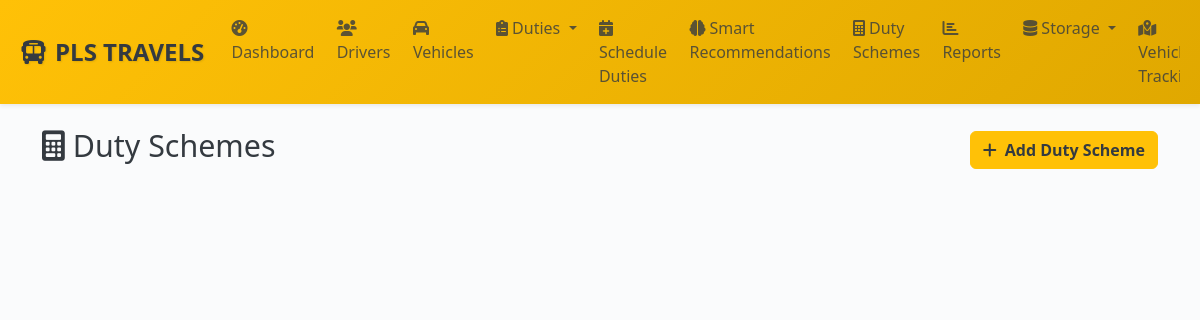
The app's page /admin/duty-schemes (signed in), older data.
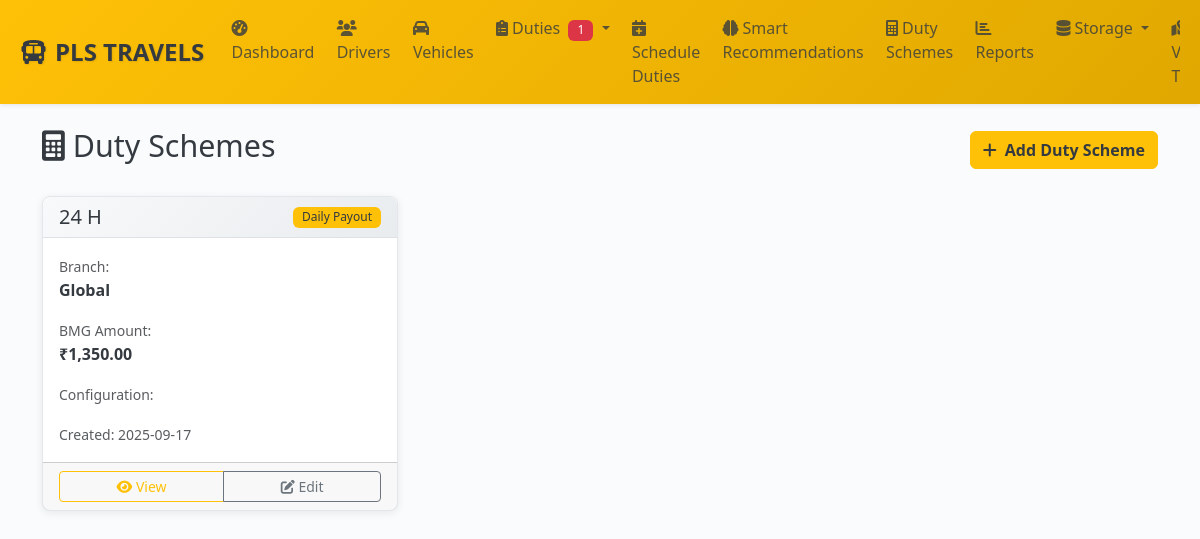
The same page, newer data.
### models.py (models this page shows, shortened)
class DutyScheme(db.Model):
    __tablename__ = 'duty_schemes'
    id = db.Column(db.Integer, primary_key=True)
    uuid = db.Column(db.String(36), unique=True, nullable=False, default=lambda: str(uuid.uuid4()))
    branch_id = db.Column(db.Integer, db.ForeignKey('branches.id'), nullable=True)  # NULL for global
    vehicle_type_id = db.Column(db.Integer, db.ForeignKey('vehicle_types.id'), nullable=True)
    name = db.Column(db.String(100), nullable=False, index=True)
    description = db.Column(db.Text)
    scheme_type = db.Column(db.String(20), nullable=False, index=True)  # scheme_1, scheme_2, scheme_3, scheme_4, scheme_5
    configuration = db.Column(db.Text)  # JSON configuration
    calculation_formula = db.Column(db.Text)  # Mathematical formula for salary calculation
    minimum_guarantee = db.Column(db.Float, default=0.0)
    maximum_earning_cap = db.Column(db.Float)
    effective_from = db.Column(db.Date, nullable=False)
    effective_until = db.Column(db.Date)
    applicable_days = db.Column(db.String(20), default='1,2,3,4,5,6,7')  # Comma-separated day numbers
    is_active = db.Column(db.Boolean, default=True, index=True)
    is_default = db.Column(db.Boolean, default=False)
    created_at = db.Column(db.DateTime, default=get_ist_time_naive)
    updated_at = db.Column(db.DateTime, default=get_ist_time_naive, onupdate=get_ist_time_naive)
    created_by = db.Column(db.Integer, db.ForeignKey('users.id'))
    requires_approval = db.Column(db.Boolean, default=False, index=True)
    auto_approve_max_revenue = db.Column(db.Float, default=10000.0)  # Max revenue for auto-approval
    auto_approve_max_trips = db.Column(db.Integer, default=50)  # Max trips for auto-approval
    auto_approve_max_hours = db.Column(db.Float, default=12.0)  # Max duty hours for auto-approval
    require_approval_on_anomaly = db.Column(db.Boolean, default=True)  # Unusual patterns
    require_approval_weekend = db.Column(db.Boolean, default=False)  # Weekend duties
    require_approval_night_shift = db.Column(db.Boolean, default=False)  # Night shifts (10pm-6am)
    approval_notes = db.Column(db.Text)  # Instructions for approvers
    approval_priority = db.Column(db.String(20), default='normal')  # low, normal, high, critical
    duties = db.relationship('Duty', backref='duty_scheme', lazy=True)
    def get_configuration(self):
        return json.loads(self.configuration) if self.configuration else {}
    @hybrid_property
    def bmg_amount(self):
        return self.minimum_guarantee

### admin_routes.py (the view)
@admin_bp.route('/duty-schemes')
@login_required
@admin_required
def duty_schemes():
    page = request.args.get('page', 1, type=int)
    search = request.args.get('search', '')
    filter_type = request.args.get('type', '')
    filter_branch = request.args.get('branch', '')
    query = DutyScheme.query.filter_by(is_active=True)
    if search:
        query = query.filter(or_(
            DutyScheme.name.ilike(f'%{search}%'),
            DutyScheme.scheme_type.ilike(f'%{search}%')
        ))
    if filter_type:
        query = query.filter(DutyScheme.scheme_type == filter_type)
    if filter_branch:
        if filter_branch == 'global':
            query = query.filter(DutyScheme.branch_id.is_(None))
        else:
            query = query.filter(DutyScheme.branch_id == int(filter_branch))
    schemes = query.order_by(desc(DutyScheme.created_at)).paginate(
        page=page, per_page=12, error_out=False)
    branches = Branch.query.filter_by(is_active=True).all()
    scheme_types = [
        ('daily_payout', 'Daily Salary'),
        ('monthly_payout', 'Monthly Salary'),
        ('performance_based', 'Performance Based'),
        ('hybrid_commission', 'Hybrid Commission'),
        ('revenue_sharing', 'Revenue Sharing'),
        ('fixed_salary', 'Fixed Salary'),
        ('piece_rate', 'Piece Rate'),
        ('slab_incentive', 'Slab Incentive'),
        ('custom_formula', 'Custom Formula')
    ]
    return render_template('admin/duty_schemes.html',
                         schemes=schemes,
                         branches=branches,
                         scheme_types=scheme_types,
                         search=search,
                         filter_type=filter_type,
                         filter_branch=filter_branch)

### admin_routes.py (called while the page is built)
def admin_required(f):
    @wraps(f)
    def decorated_function(*args, **kwargs):
        from models import UserRole
        if not current_user.is_authenticated or current_user.role != UserRole.ADMIN:
            flash('Admin access required.', 'error')
            return redirect(url_for('auth.login'))
        return f(*args, **kwargs)
    return decorated_function

### templates/admin/duty_schemes.html (shortened to what this page needs)
{% extends "base.html" %}
{% block content %}
<div class="d-flex justify-content-between align-items-center mb-4">
    <h2><i class="fas fa-calculator me-2"></i>Duty Schemes</h2>
    <div>
        <a href="{{ url_for('admin.add_duty_scheme') }}" class="btn btn-primary">
            <i class="fas fa-plus me-2"></i>Add Duty Scheme
        </a>
    </div>
</div>
<div class="row">
    {% for scheme in schemes %}
    <div class="col-md-6 col-lg-4 mb-4">
        <div class="card h-100">
            <div class="card-header d-flex justify-content-between align-items-center">
                <h5 class="mb-0">{{ scheme.name }}</h5>
                <span class="badge bg-primary">{{ scheme.scheme_type.replace('_', ' ').title() }}</span>
            </div>
            <div class="card-body">
                <div class="mb-3">
                    <small class="text-muted">Branch:</small><br>
                    <strong>{{ scheme.branch.name if scheme.branch else 'Global' }}</strong>
                </div>
                {% if scheme.bmg_amount > 0 %}
                <div class="mb-3">
                    <small class="text-muted">BMG Amount:</small><br>
                    <strong>₹{{ "{:,.2f}".format(scheme.bmg_amount) }}</strong>
                </div>
                {% endif %}
                <div class="mb-3">
                    <small class="text-muted">Configuration:</small><br>
                    {% set config = scheme.get_configuration() %}
                </div>
                <div class="text-muted">
                    <small>Created: {{ scheme.created_at.strftime('%Y-%m-%d') if scheme.created_at else 'N/A' }}</small>
                </div>
            </div>
            <div class="card-footer">
                <div class="btn-group w-100">
                    <button class="btn btn-outline-primary btn-sm" data-bs-toggle="modal" data-bs-target="#schemeModal{{ scheme.id }}">
                        <i class="fas fa-eye"></i> View
                    </button>
                    <button class="btn btn-outline-secondary btn-sm">
                        <i class="fas fa-edit"></i> Edit
                    </button>
                </div>
            </div>
        </div>
    </div>
                            {% set config = scheme.get_configuration() %}
    {% endfor %}
</div>
{% endblock %}

Row changes from the older to the newer data that the page shows:
added DutyScheme: name "24 H", scheme_type.replace "Daily Payout", branch "Global", bmg_amount "1,350.00", created_at "2025-09-17"
Text that changed along with them:
{{ pending_duties_count }}: (not shown) → "1"
